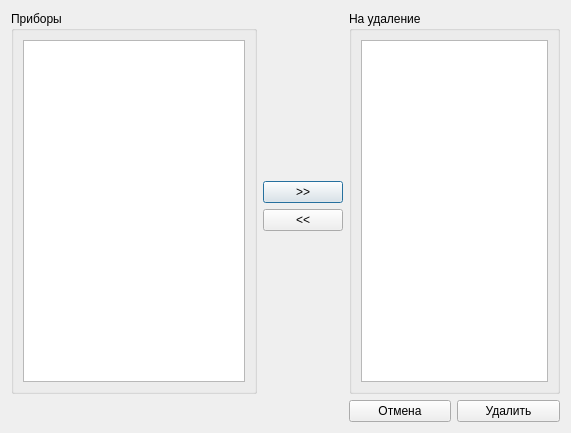
<?xml version="1.0" encoding="UTF-8"?>
<ui version="4.0">
 <class>DialogDeleteDevices</class>
 <widget class="QDialog" name="DialogDeleteDevices">
  <property name="geometry">
   <rect>
    <x>0</x>
    <y>0</y>
    <width>571</width>
    <height>433</height>
   </rect>
  </property>
  <property name="windowTitle">
   <string>Dialog</string>
  </property>
  <layout class="QGridLayout" name="gridLayout_3">
   <item row="0" column="0" rowspan="4">
    <widget class="QGroupBox" name="groupBox">
     <property name="title">
      <string>Приборы</string>
     </property>
     <layout class="QGridLayout" name="gridLayout">
      <item row="0" column="0">
       <widget class="QListView" name="devicesListView">
        <property name="editTriggers">
         <set>QAbstractItemView::NoEditTriggers</set>
        </property>
        <property name="selectionMode">
         <enum>QAbstractItemView::MultiSelection</enum>
        </property>
       </widget>
      </item>
     </layout>
    </widget>
   </item>
   <item row="0" column="1">
    <spacer name="verticalSpacer">
     <property name="orientation">
      <enum>Qt::Vertical</enum>
     </property>
     <property name="sizeHint" stdset="0">
      <size>
       <width>20</width>
       <height>140</height>
      </size>
     </property>
    </spacer>
   </item>
   <item row="0" column="2" rowspan="4" colspan="2">
    <widget class="QGroupBox" name="groupBox_2">
     <property name="title">
      <string>На удаление</string>
     </property>
     <layout class="QGridLayout" name="gridLayout_2">
      <item row="0" column="0">
       <widget class="QListView" name="removesListView">
        <property name="editTriggers">
         <set>QAbstractItemView::NoEditTriggers</set>
        </property>
        <property name="selectionMode">
         <enum>QAbstractItemView::MultiSelection</enum>
        </property>
       </widget>
      </item>
     </layout>
    </widget>
   </item>
   <item row="1" column="1">
    <widget class="QPushButton" name="toRemoveButton">
     <property name="text">
      <string>&gt;&gt;</string>
     </property>
    </widget>
   </item>
   <item row="2" column="1">
    <widget class="QPushButton" name="fromRemoveButton">
     <property name="text">
      <string>&lt;&lt;</string>
     </property>
    </widget>
   </item>
   <item row="3" column="1">
    <spacer name="verticalSpacer_2">
     <property name="orientation">
      <enum>Qt::Vertical</enum>
     </property>
     <property name="sizeHint" stdset="0">
      <size>
       <width>20</width>
       <height>139</height>
      </size>
     </property>
    </spacer>
   </item>
   <item row="4" column="0">
    <spacer name="horizontalSpacer">
     <property name="orientation">
      <enum>Qt::Horizontal</enum>
     </property>
     <property name="sizeHint" stdset="0">
      <size>
       <width>247</width>
       <height>20</height>
      </size>
     </property>
    </spacer>
   </item>
   <item row="4" column="2">
    <widget class="QPushButton" name="cancelButton">
     <property name="text">
      <string>Отмена</string>
     </property>
    </widget>
   </item>
   <item row="4" column="3">
    <widget class="QPushButton" name="removeButton">
     <property name="text">
      <string>Удалить</string>
     </property>
    </widget>
   </item>
  </layout>
 </widget>
 <resources/>
 <connections/>
</ui>
